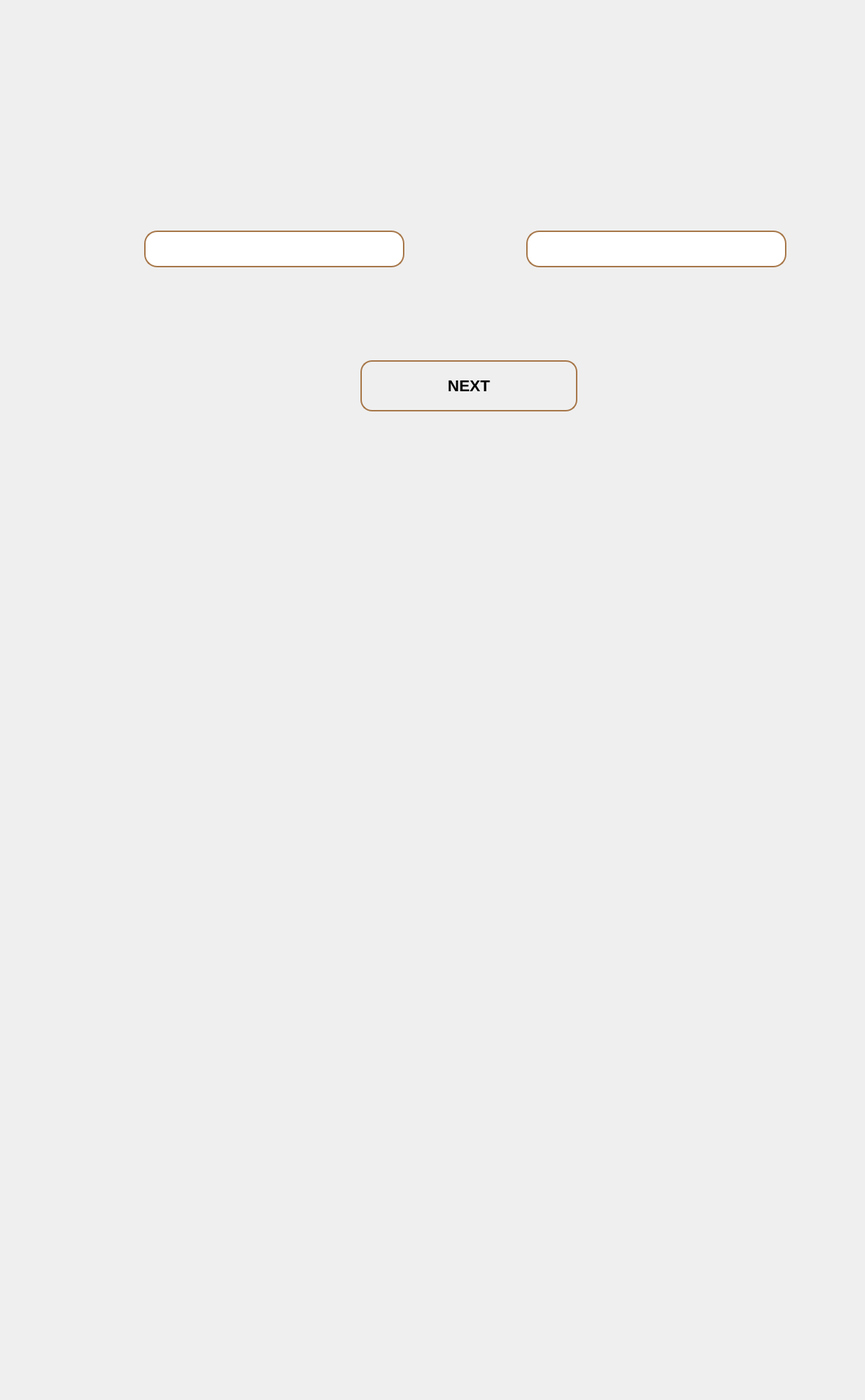
<?xml version="1.0" encoding="UTF-8"?>
<ui version="4.0">
 <class>PlayerInfo</class>
 <widget class="QDialog" name="PlayerInfo">
  <property name="geometry">
   <rect>
    <x>0</x>
    <y>0</y>
    <width>1200</width>
    <height>1943</height>
   </rect>
  </property>
  <property name="windowTitle">
   <string>Dialog</string>
  </property>
  <widget class="QLabel" name="label">
   <property name="geometry">
    <rect>
     <x>-10</x>
     <y>0</y>
     <width>1300</width>
     <height>800</height>
    </rect>
   </property>
   <property name="text">
    <string/>
   </property>
   <property name="pixmap">
    <pixmap resource="images.qrc">:/image/Downloads/IMG_5223.jpg</pixmap>
   </property>
   <property name="scaledContents">
    <bool>true</bool>
   </property>
  </widget>
  <widget class="QLineEdit" name="player1">
   <property name="geometry">
    <rect>
     <x>200</x>
     <y>320</y>
     <width>361</width>
     <height>51</height>
    </rect>
   </property>
   <property name="styleSheet">
    <string notr="true">QLineEdit{
color: white;
font-size:18px;
font-widget: bold;
font-family: &quot;Segoe UI&quot;, &quot;Arial&quot;;
padding: 10px 20px;

border-radius: 18px;
bacground-color: white;
background: qlineargradient(
x1:0, y1:0, x2:0, y2:1,
stop: 0 #a77749,
sstop: 0.4 #d9c89d,
stop: 0.6 #f0e3cf,
stop:1 #a77749
);

border:
2px solid #a77749;

}
QLineEdit:focus {
bacground-color: blue;
bacground: qlinearqradient(
x1:0, y1:0, x2:0, y2:1,
stop: 0 #b98751,
sstop: 0.4 #e2d4a8,
stop: 0.6 #f7eddb,
stop:1 #b98751

);
border:
2px solid #b98751;


}
</string>
   </property>
   <property name="text">
    <string/>
   </property>
   <property name="placeholderText">
    <string>Enter Player1 Name</string>
   </property>
  </widget>
  <widget class="QLineEdit" name="player2">
   <property name="geometry">
    <rect>
     <x>730</x>
     <y>320</y>
     <width>361</width>
     <height>51</height>
    </rect>
   </property>
   <property name="styleSheet">
    <string notr="true">QLineEdit{
color: white;
font-size:18px;
font-widget: bold;
font-family: &quot;Segoe UI&quot;, &quot;Arial&quot;;
padding: 10px 20px;

border-radius: 18px;
bacground-color: transparent;
background: qlineargradient(
x1:0, y1:0, x2:0, y2:1,
stop: 0 #a77749,
sstop: 0.4 #d9c89d,
stop: 0.6 #f0e3cf,
stop:1 #a77749
);

border:
2px solid #a77749;

}
QLineEdit:focus {
bacground-color: transparent;
bacground: qlinearqradient(
x1:0, y1:0, x2:0, y2:1,
stop: 0 #b98751,
sstop: 0.4 #e2d4a8,
stop: 0.6 #f7eddb,
stop:1 #b98751

);
border:
2px solid #b98751;


}

</string>
   </property>
   <property name="placeholderText">
    <string>Enter Player2 Name</string>
   </property>
  </widget>
  <widget class="QPushButton" name="Next">
   <property name="geometry">
    <rect>
     <x>500</x>
     <y>500</y>
     <width>301</width>
     <height>71</height>
    </rect>
   </property>
   <property name="styleSheet">
    <string notr="true">QPushButton {
    color: black;
    font-size: 22px;
    font-weight: bold;
    font-family: &quot;Segoe UI&quot;, &quot;Arial&quot;;
    padding: 12px 30px;

    border-radius: 16px;

    background: qlineargradient(
        x1:0 y1:0, x2:0 y2:1,
        stop:0 #a77749,
        stop:0.4 #d9c89d,
        stop:0.6 #f0e3cf,
        stop:1 #a77749
    );

    border: 2px solid #a77749;
}

QPushButton:hover {
    background: qlineargradient(
        x1:0 y1:0, x2:0 y2:1,
        stop:0 #b98751,
        stop:0.4 #e2d4a8,
        stop:0.6 #f7eddb,
        stop:1 #b98751
    );
}

QPushButton:pressed {
    background: qlineargradient(
        x1:0 y1:0, x2:0 y2:1,
        stop:0 #8c6138,
        stop:0.4 #c8b486,
        stop:0.6 #e3d3ba,
        stop:1 #8c6138
    );
    border: 2px solid #8c6138;
}</string>
   </property>
   <property name="text">
    <string>NEXT</string>
   </property>
  </widget>
 </widget>
 <resources>
  <include location="images.qrc"/>
 </resources>
 <connections/>
</ui>
